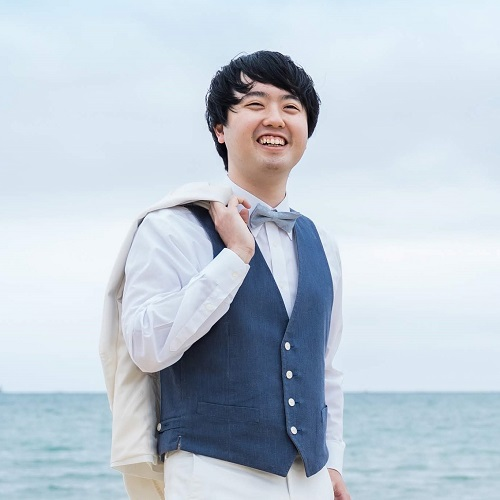
#> input picture src/book/即戦力になるためのディープラーニング開発実践ハンズオン/chapter1/face.jpg, 500 x 500 px
$ python list1-5-10_color_filter.py
#> lines starting #> are read from the running program, lines starting #| are printed output that depends on the picture; after the words box and inside, x2 and y2 are one past the last pixel; in counts of white or black regions, pixels touching at a corner belong together
import cv2
import numpy as np

image = cv2.imread('face.jpg')
#> image is the input picture: shape (500, 500, 3); mean B, G, R 213, 201.4, 190.2

image = cv2.cvtColor(image, cv2.COLOR_BGR2HSV)
#> image: shape (500, 500, 3); mean H, S, V 99.6, 39.2, 215.1
mask = cv2.inRange(image, np.array([100, 100, 0]), np.array([120, 255, 255]))
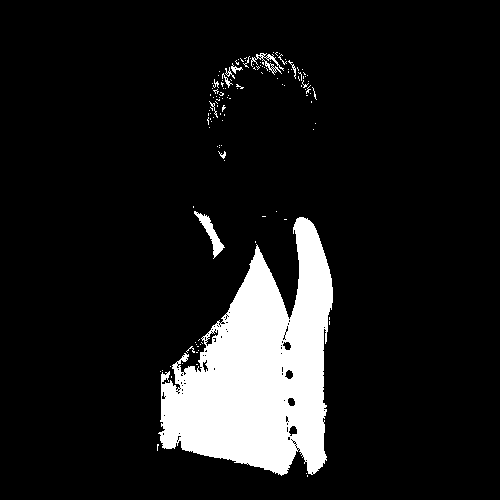
#> mask: shape (500, 500); 10.8% white; 126 white regions (113 under 20 px), largest, box (x1, y1, x2, y2) and area: (158, 217, 333, 476) 25899, (194, 211, 225, 259) 395, (251, 53, 284, 75) 187
image[mask == 0, 2] = 0
#> image: shape (500, 500, 3); mean H, S, V 99.6, 39.2, 11.1
image = cv2.cvtColor(image, cv2.COLOR_HSV2BGR)
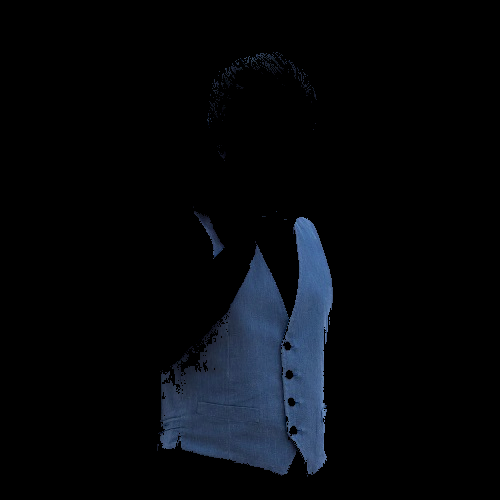
#> image: shape (500, 500, 3); mean B, G, R 11.1, 7.6, 5.4

cv2.imshow('preview', image)
cv2.waitKey()
